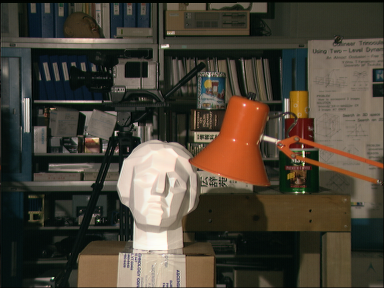
%> input picture in the course quizzes/left.png, 384 x 288 px
$ octave match_strips.m   (GNU Octave 9; MATLAB toolbox functions it lacks are replaced by stand-ins)
%> lines starting %> are read from the running program, lines starting %| are printed output that depends on the picture
disp("Running");

% TODO: Match two strips to compute disparity values
function disparity = match_strips(strip_left, strip_right, b)
    % For each non-overlapping patch/block of width b in the left strip,
    %   find the best matching position (along X-axis) in the right strip.
    % Return a vector of disparities (left X-position - right X-position).
    % Note: Only consider whole blocks that fit within image bounds.
    % n=idivide(uint32(size(strip_left)(2)),b,"floor");
    disparity = [];
    for i = [1:size(strip_left)(2)/b]
        disparity = [disparity (1+(i-1)*b)-find_best_match(strip_left(:,(1+(i-1)*b):(i*b)), strip_right)];
    endfor
endfunction

% Find best match for a patch in a given strip (SSD)
% Note: You may use this or roll your own
function best_x = find_best_match(patch, strip)
    min_diff = Inf;
    best_x = 0; % column index (x value) of topleft corner; haven't found it yet
    for x = 1:(size(strip)(2) - size(patch)(2))
        other_patch = strip(:, x:(x + size(patch)(2) - 1));
        diff = sumsq((patch - other_patch)(:));
        if diff < min_diff
            min_diff = diff;
            best_x = x;
        endif
    endfor
endfunction

pkg load image;

% Test code:

%% Load images
left = imread('left.png');
%> left is the input picture: size 288x384x3 uint8; mean R, G, B 74.7, 67.6, 55.3
right = imread('right.png');
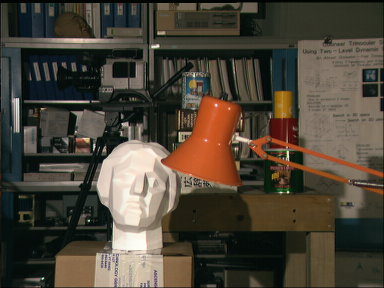
%> input picture in the course quizzes/right.png, 384 x 288 px
%> right is the input picture: size 288x384x3 uint8; mean R, G, B 75.9, 68.2, 55.6
figure, imshow(left);
figure, imshow(right);

%% Convert to grayscale, double, [0, 1] range for easier computation
left_gray = double(rgb2gray(left)) / 255.0;
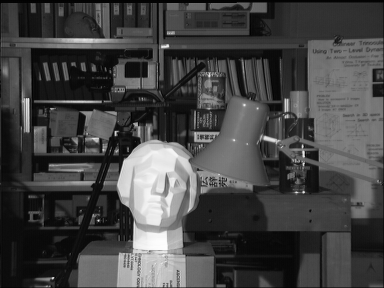
%> left_gray: size 288x384 double; min 0, max 0.992, mean 0.268
right_gray = double(rgb2gray(right)) / 255.0;
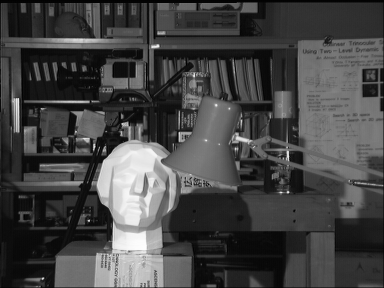
%> right_gray: size 288x384 double; min 0, max 0.992, mean 0.271

%% Define strip row (y) and square block size (b)
y = 120;
b = 100;

%% Extract strip from left image
strip_left = left_gray(y:(y + b - 1), :);
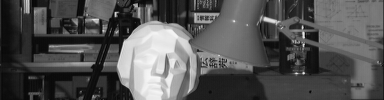
%> strip_left: size 100x384 double; min 0.00392, max 0.969, mean 0.328
figure, imshow(strip_left);

%% Extract strip from right image
strip_right = right_gray(y:(y + b - 1), :);
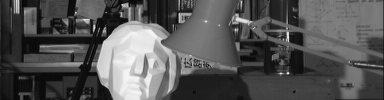
%> strip_right: size 100x384 double; min 0, max 0.969, mean 0.334
figure, imshow(strip_right);

%% Now match these two strips to compute disparity values
disparity = match_strips(strip_left, strip_right, b);
%> the loop in find_best_match, `for x = 1:(size(strip)(2) - size(patch)(2))` made 284 passes
%> (diff, min_diff) on pass 1: (232.8, 232.8)
%> diff on passes 2 to 7: 254, 276.6, 295.8, 318.2, 343.7, 364.9
%> pass 1, in find_best_match, `other_patch = strip(:, x:(x + size(patch)(2) - 1));`:
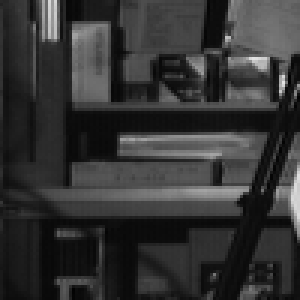
%> other_patch: size 100x100 double (shown 3 times larger); min 0.00392, max 0.894, mean 0.203
%> in match_strips, `disparity = [disparity (1+(i-1)*b)-find_best_match(strip_left(:,(1+(i-..`: disparity = 0
%> disparity = [0 21 16]
disp(disparity);
%|     0   21   16
figure, plot(disparity);
%> after `plot(disparity)`:
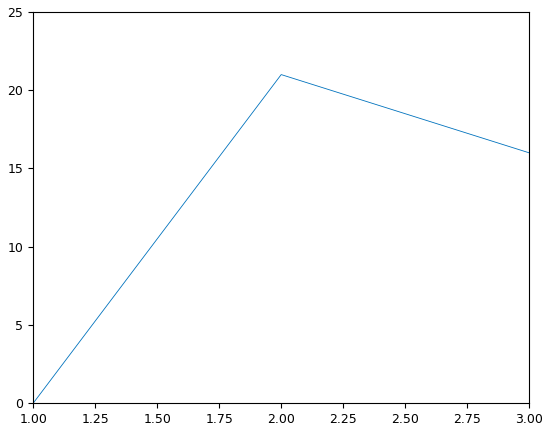
%> figure redrawn from the program's plot data
